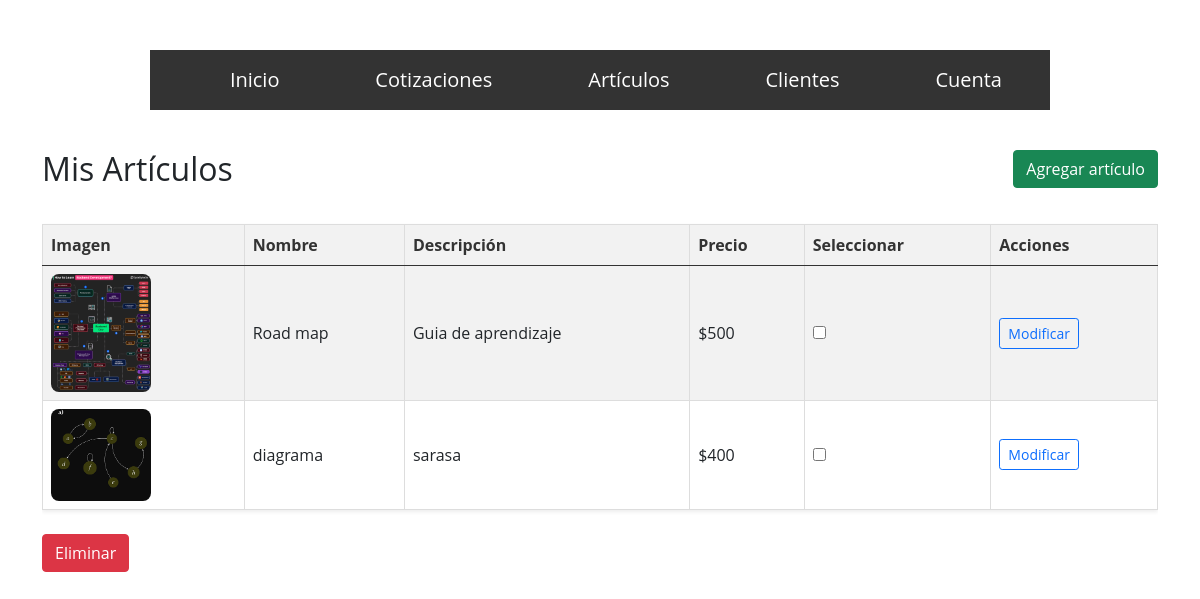
/articulos/ (signed in), run on an earlier commit of the app's database.
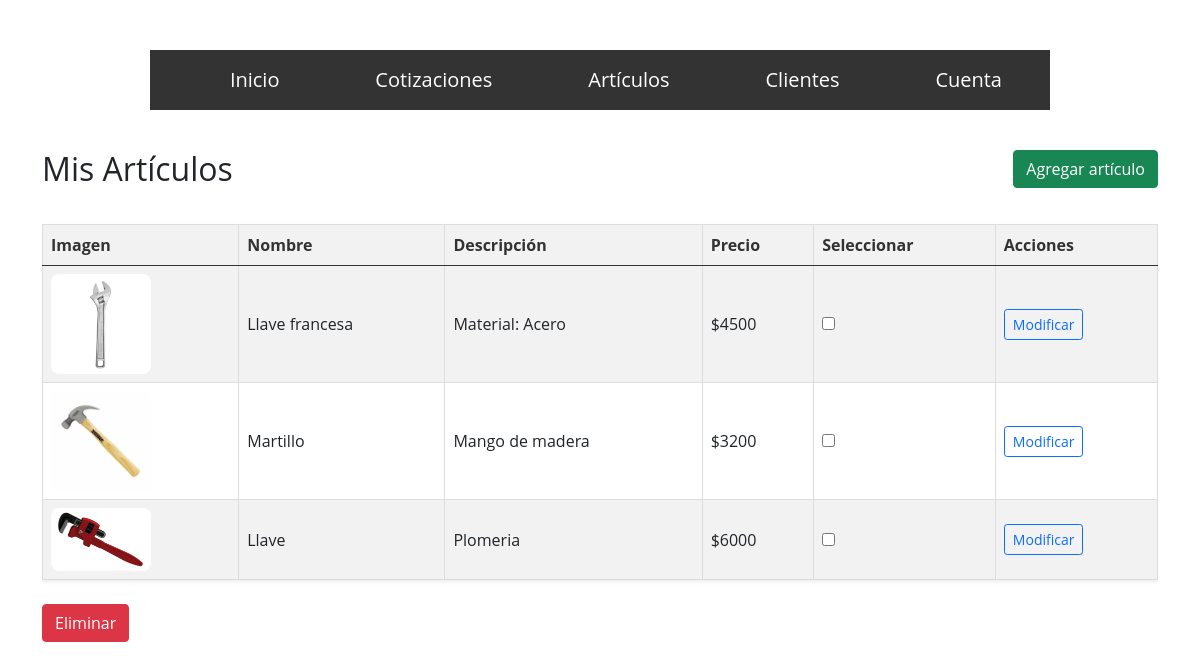
And on a later commit of the database.
### articulos/models.py (models this page shows, shortened)
class Articulo(models.Model):
    usuario_log=models.ForeignKey(User, on_delete=models.CASCADE)
    imagen=models.ImageField(upload_to='articulos', default='proyectoWeb/media/articulos/sin imagen.jpg')
    nombre=models.CharField(max_length=30)
    descripcion=models.CharField(max_length=80)
    precio=models.IntegerField()
    created=models.DateTimeField(auto_now_add=True)
    updated=models.DateField(auto_now=True)
    class Meta:
        verbose_name="Articulo"
        verbose_name_plural="Articulos"

### articulos/views.py (the view)
# urls.py: path('', views.mis_articulos, name="mis_articulos"),
@login_required
def mis_articulos(request):
    articulos=Articulo.objects.filter(usuario_log=request.user)
    return render(request, "mis_articulos.html", {"articulos": articulos})

### articulos/templates/mis_articulos.html (shortened to what this page needs)
{% extends "estructura_base.html" %}
{% load static %}
{% block content %}
<div class="container py-4">
  <div class="d-flex justify-content-between align-items-center mb-3">
    <h2 class="mb-0">Mis Artículos</h2>
    <a class="btn btn-success" href="{% url 'nuevo_articulo' %}">Agregar artículo</a>
  </div>
  <form action="{% url 'eliminar_articulo' %}" method="post">
    <div class="table-responsive">
      <table class="table table-striped align-middle shadow-sm">
        <thead class="table-primary">
          <tr>
            <th>Imagen</th>
            <th>Nombre</th>
            <th>Descripción</th>
            <th>Precio</th>
            <th>Seleccionar</th>
            <th>Acciones</th>
          </tr>
        </thead>
        <tbody>
          {% for articulo in articulos %}
          <tr>
            <td>
              {% if articulo.imagen %}
                <img src="{{ articulo.imagen.url }}" style="width: 100px; object-fit: cover; border-radius: 8px;">
              {% else %}
                <span class="text-muted">Sin imagen</span>
              {% endif %}
            </td>
            <td>{{ articulo.nombre }}</td>
            <td>{{ articulo.descripcion }}</td>
            <td>${{ articulo.precio }}</td>
            <td>
              <input type="checkbox" name="articulos_seleccionados[]" value="{{ articulo.id }}">
            </td>
            <td>
              <a href="{% url 'actualizar_articulo' articulo.id %}" class="btn btn-sm btn-outline-primary">Modificar</a>
            </td>
          </tr>
          {% empty %}
          <tr>
            <td colspan="6" class="text-center">No hay artículos disponibles.</td>
          </tr>
          {% endfor %}
        </tbody>
      </table>
    </div>
    {% if articulos %}
      <button type="submit" class="btn btn-danger mt-2" name="accion" value="eliminar">Eliminar</button>
    {% endif %}
  </form>
</div>
{% endblock %}

### facturacionApp/templates/estructura_base.html (shortened to what this page needs)
{% load static %}
<!DOCTYPE html>
<html lang="es">
<head>
    <link rel="stylesheet" href="https://cdnjs.cloudflare.com/ajax/libs/twitter-bootstrap/5.1.0/css/bootstrap.min.css">
    <link href="{% static 'home.css' %}" rel="stylesheet">
</head>
<body>
    <div class="container">
        <header>
            <nav>
                <ul class="menu-horizontal">
                    <li><a href="{% url 'home' %}">Inicio</a></li>
                    <li>
                        <a href="#">Cotizaciones</a>
                    </li>
                    <li>
                        <a href="#">Artículos</a>
                    </li>
                    <li>
                        <a href="#">Clientes</a>
                    </li>
                    <li>
                        <a href="#">Cuenta</a>
                    </li>
            </nav>
        </header>
    </div>
    <div id="html">
        {% block content %}
        {% endblock %}
    </div>
</body>
</html>

### facturacionApp/static/home.css (style rules this page uses)
* { margin: 0; padding: 0; box-sizing: border-box; font-family: 'Open Sans', sans-serif; }
body { background-size: cover; padding-top: 50px; }
nav { max-width: 900px; margin: auto; background-color: #333; font-size: 20px; position: relative; z-index: 1000; }
.menu-horizontal { list-style: none; display: flex; justify-content: space-around; position: relative; z-index: 1001; }
.menu-horizontal > li { position: relative; }
.menu-horizontal > li > a { display: block; padding: 15px 20px; color: white; text-decoration: none; }
.table { width: 100%; border-collapse: collapse; margin-top: 20px; }
.table th, .table td { border: 1px solid #ddd; padding: 8px; text-align: left; }
.table th { background-color: #f2f2f2; color: #333; }

What changed in the data, as far as the page shows it:
removed Articulo: imagen (picture), nombre "Road map", descripcion "Guia de aprendizaje", precio "500"
removed Articulo: imagen (picture), nombre "diagrama", descripcion "sarasa", precio "400"
added Articulo: imagen (picture), nombre "Llave francesa", descripcion "Material: Acero", precio "4500"
added Articulo: imagen (picture), nombre "Martillo", descripcion "Mango de madera", precio "3200"
added Articulo: imagen (picture), nombre "Llave", descripcion "Plomeria", precio "6000"
